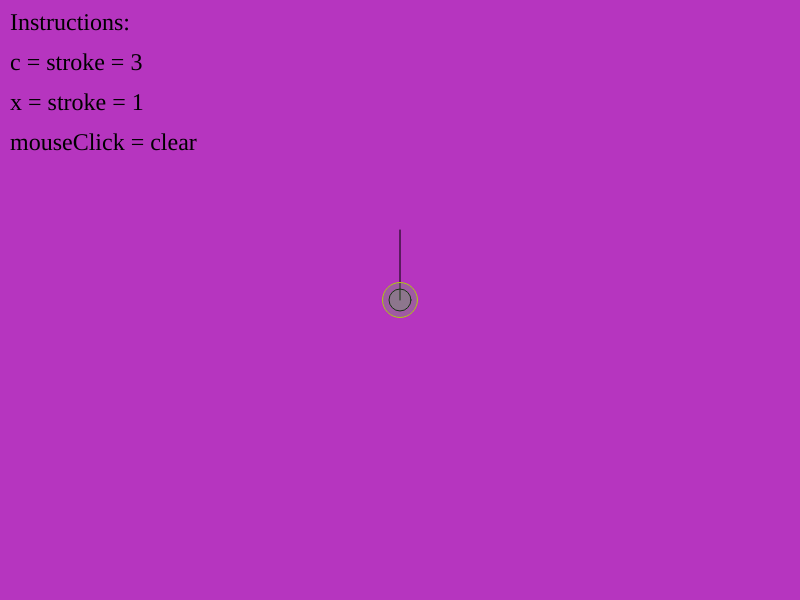
Frame 1 (no input)
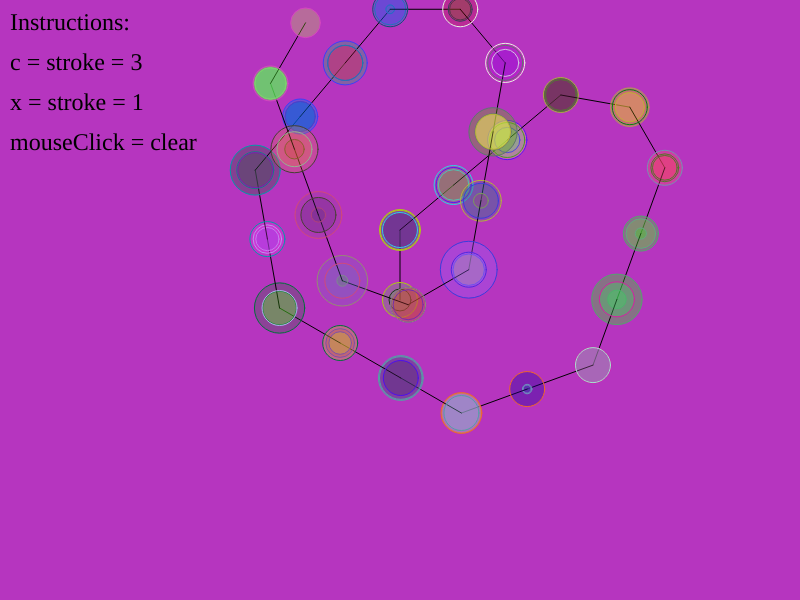
Frame 60 (no input)
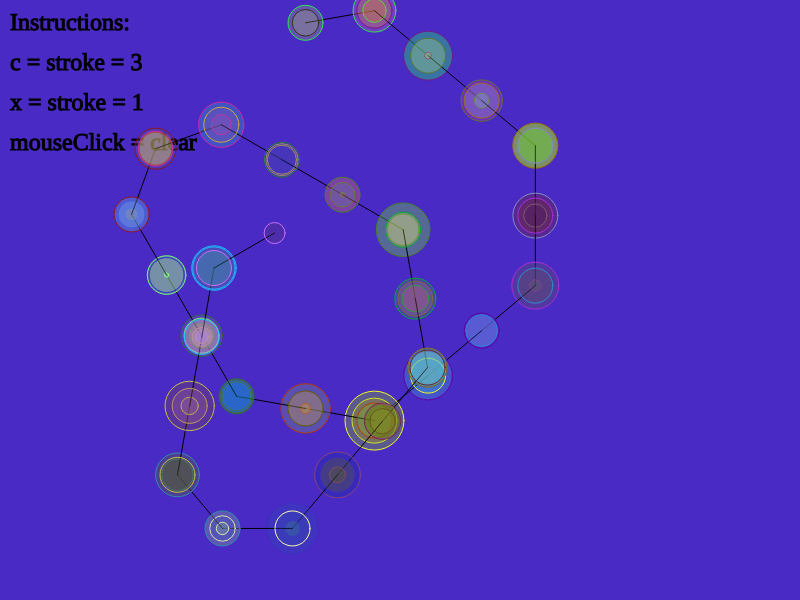
Frame 120 (the mouse pressed at the canvas centre since frame 60)

The p5.js sketch that drew these frames (run headless with seeded random() and noise() and a simulated clock; from frame 60 on, the mouse is pressed at the canvas centre):

// p5.js sketch
// ── sketch.js
// TURTLE GRAPHICS
// https://en.wikipedia.org/wiki/Turtle_graphics
// 
// this p5 sketch does a simple implementation of Seymour Papert's
// 'turtle graphics' package for LOGO.  using key commands, you can
// drive a turtle as it draws on the screen.
// 
// your tasks:
// (1) make the drawing system that the turtle drives around
// more interesting.  you can change the way lines work; you
// can have it plop down images instead of shapes; you can 
// have it set vertex points for shapes.
// (2) expand the turtle's vocabulary so it understands more 
// symbols than +, -, and F.  for example, a standard turtle
// typically will use lowercase 'f' for a move that *doesn't*
// draw (e.g. to leave a space).  it will also allow for branching
// symbols such as '[' and ']' so that the turtle can go on an
// expedition and 'teleport' back when a branch closes.  a simple
// thought would be to have the 'C' key change the turtle's drawing
// color.
// (3) find a way to make the turtle draw *automatically*, using
// the same system.  see the next sketch for an example of how that
// might be done.  :)

var x, y;
var angle = 270;
var currentangle = 140; // we start out facing north
var step = 40; // how many pixels do we move forward when we draw?
var distance = 70;
var angleamt = 50;

var string = 'F+F−F−F+F+F+F−F−F+F−F+F−F−F+F−F+F−F−F+F+F+F−F−F+F+F+F−F−F+F+F+F−F−F+F−F+F−F−F+F−F+F−F−F+F+F+F−F−F+F−F+F−F−F+F+F+F−F−F+F−F+F−F−F+F−F+F−F−F+F+F+F−F−F+F−F+F−F−F+F+F+F−F−F+F−F+F−F−F+F−F+F−F−F+F+F+F−F−F+F+F+F−F−F+F+F+F−F−F+F−F+F−F−F+F−F+F−F−F+F+F+F−F−F+F';
var pos = 0;

function setup() {
  createCanvas(800, 600);
  x = width / 2;
  y = height / 2;
  background(random(255), random(255), random(255));

  textSize(24);
  textFont("Georgia");
  text("Instructions: ", 10, 30);
  text("c = stroke = 3 ", 10, 70);
  text("x = stroke = 1 ", 10, 110);
  text("mouseClick = clear ", 10, 150);
}

function draw() {

  // give me some random color values:
  var r = random(0, 255);
  var g = random(0, 255);
  var b = random(0, 255);
  var a = random(50, 100);

  // pick a gaussian (D&D) distribution for the radius:
  var radius = 0;
  radius += random(0, 55);
  radius += random(0, 25);
  radius += random(0, 105);
  radius = radius / 3;

  // draw the stuff:
  fill(r, g, b, a); // interior fill color
  ellipse(x, y, radius, radius); // circle that chases the mouse

  var c = string.charAt(pos);
  doit(c);
  pos = (pos + 1) % string.length;


}

function keyTyped() {
  console.log(key); // what key did we type?

  if (key == 'F') // draw forward
  {
    // polar to cartesian transformation based on step and currentangle:
    var x1 = x + step * cos(radians(currentangle));
    var y1 = y + step * sin(radians(currentangle));
    line(x, y, x1, y1); // connect the old and the new
    // update the turtle's position:
    x = x1;
    y = y1;
  } else if (key == '+') {
    currentangle += angle; // turn left
  } else if (key == '-') {
    currentangle -= angle; // turn right   
  } else if (key == 'c') {
    strokeWeight(3);
    stroke(random(255), random(255), random(255), 0.1);
  } else if (key == 'x') {
    strokeWeight(1);
  }
}

function doit(k) {
  if (k == 'F') {
    stroke(0);
    var x1 = x + distance * cos(radians(angle));
    var y1 = y + distance * sin(radians(angle));
    line(x, y, x1, y1);
    stroke(random(255), random(255), random(255));
    ellipse(x, y, distance / 2, distance / 2);
    x = x1;
    y = y1;
  } else if (k == 'f') {
    x = x + distance * cos(radians(angle));
    y = y + distance * sin(radians(angle));
  } else if (k == '+') angle += angleamt;
  else if (k == '-') angle -= angleamt;
  else if (k == 'C') background(255);
}

function mousePressed() {
  clear();

  background(random(255), random(255), random(255));

  textSize(24);
  fill(0);
  stroke(0);
  textFont("Georgia");
  text("Instructions: ", 10, 30);
  text("c = stroke = 3 ", 10, 70);
  text("x = stroke = 1 ", 10, 110);
  text("mouseClick = clear ", 10, 150);
}
